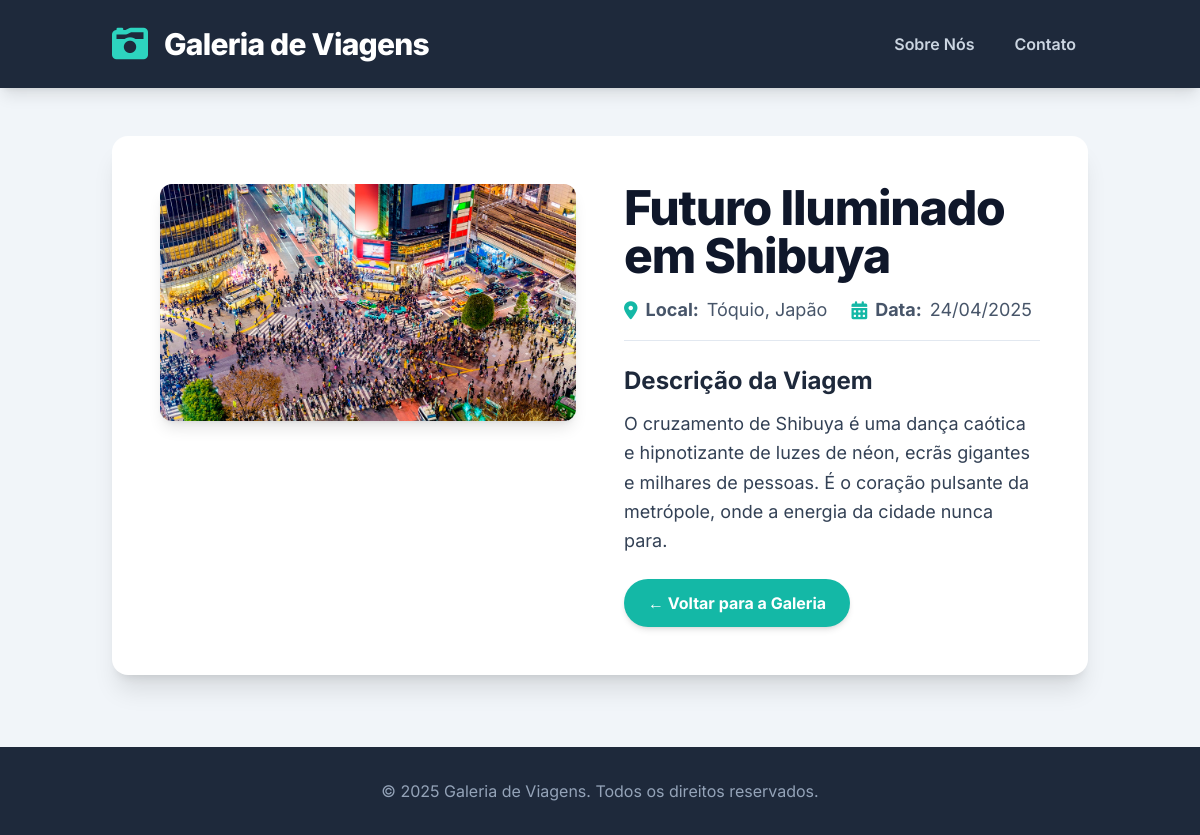
Page /foto/2/ on the committed database.
### fotos/models.py (models this page shows, shortened)
class Foto(models.Model):
    titulo = models.CharField(max_length=150, null=False, blank=False)
    local = models.CharField(max_length=100, null=False, blank=False)
    continente = models.CharField(max_length=30, choices=CONTINENTES, default="america-do-sul")
    estilo = models.CharField(max_length=30, choices=ESTILOS, default="paisagem")
    descricao = models.TextField()
    imagem = models.ImageField(upload_to='fotos/%Y/%m/%d/', blank=True)
    data_viagem = models.DateField(default=date.today)
    publicada = models.BooleanField(default=True)
    destaque = models.BooleanField(default=False, help_text="Marque para que esta foto possa aparecer na página inicial.")
    class Meta:
        verbose_name = 'Foto'
        verbose_name_plural = 'Fotos'
        ordering = ['-data_viagem']

### fotos/views.py (the view)
# urls.py: path('foto/<int:foto_id>/', views.detalhe_foto, name='detalhe_foto'),
def detalhe_foto(request, foto_id):
    foto = get_object_or_404(Foto, pk=foto_id)
    return render(request, 'fotos/detalhe_foto.html', {'foto': foto})

### fotos/templates/fotos/detalhe_foto.html (shortened to what this page needs)
{% extends 'fotos/base.html' %}
{% block content %}
<div class="bg-white rounded-2xl shadow-xl p-8 lg:p-12">
    <div class="flex flex-col md:flex-row gap-8 lg:gap-12">
        {% if foto.imagem %}
            <div class="md:w-1/2">
                <img src="{{ foto.imagem.url }}" alt="{{ foto.titulo }}" class="w-full h-auto object-cover rounded-xl shadow-lg">
            </div>
        {% endif %}
        <div class="md:w-1/2 flex flex-col">
            <h2 class="text-5xl font-extrabold text-slate-900 mb-4 tracking-tight">{{ foto.titulo }}</h2>
            <div class="mb-6 border-b border-slate-200 pb-4 flex flex-wrap gap-x-6 gap-y-2">
                <p class="text-slate-600 text-lg flex items-center gap-2">
                    <i class="fas fa-map-marker-alt text-teal-500"></i>
                    <strong>Local:</strong> {{ foto.local }}
                </p>
                <p class="text-slate-600 text-lg flex items-center gap-2">
                    <i class="fas fa-calendar-alt text-teal-500"></i>
                    <strong>Data:</strong> {{ foto.data_viagem|date:"d/m/Y" }}
                </p>
            </div>
            <h3 class="text-2xl font-bold text-slate-800 mb-3">Descrição da Viagem</h3>
            <p class="text-slate-700 text-lg leading-relaxed mb-6">{{ foto.descricao }}</p>
            <div class="mt-auto text-left">
                <a href="{% url 'index' %}" class="inline-block bg-teal-500 hover:bg-teal-600 text-white font-bold py-3 px-6 rounded-full transition-all duration-300 shadow-md hover:shadow-lg">&larr; Voltar para a Galeria</a>
            </div>
        </div>
    </div>
</div>
{% endblock %}

### fotos/templates/fotos/base.html (shortened to what this page needs)
{% load static %}
<!DOCTYPE html>
<html lang="pt-br">
<head>
    <script src="https://cdn.tailwindcss.com"></script>
    <link rel="stylesheet" href="https://cdnjs.cloudflare.com/ajax/libs/font-awesome/6.0.0-beta3/css/all.min.css">
</head>
<body class="bg-slate-100 text-slate-800">
    <header class="bg-slate-800 text-white shadow-lg">
        <div class="container mx-auto flex flex-col sm:flex-row items-center justify-between p-6">
            <div class="flex items-center mb-4 sm:mb-0">
                <div class="text-4xl mr-4 text-teal-400">
                    <i class="fas fa-camera-retro"></i>
                </div>
                <h1 class="text-3xl font-extrabold tracking-tight">
                    <a href="{% url 'index' %}" class="hover:text-teal-300 transition-colors duration-300">Galeria de Viagens</a>
                </h1>
            </div>
            <nav class="flex gap-x-4">
                <a href="{% url 'sobre_nos' %}" class="font-semibold text-slate-300 hover:text-white transition-colors duration-300 px-3 py-2 rounded-md">Sobre Nós</a>
                <a href="{% url 'contato' %}" class="font-semibold text-slate-300 hover:text-white transition-colors duration-300 px-3 py-2 rounded-md">Contato</a>
            </nav>
        </div>
    </header>
    <main class="container mx-auto p-6 mt-6">
        {% block content %}
        {% endblock %}
    </main>
    <footer class="mt-12 py-8 text-center bg-slate-800 text-slate-400">
        <div class="container mx-auto">
            <p>&copy; {% now "Y" %} Galeria de Viagens. Todos os direitos reservados.</p>
        </div>
    </footer>
</body>
</html>

### fotos/templates/fotos/base.html (style rules this page uses)
body { font-family: 'Inter', sans-serif; }

### rows in the picture
Foto: imagem (picture), titulo "Futuro Iluminado em Shibuya", local "Tóquio, Japão", data_viagem "24/04/2025", descricao "O cruzamento de Shibuya é uma dança caótica e hipnotizante de luzes de néon, ecrãs gigantes e milhares de pessoas. É o coração pulsante da metrópole, onde a energia da cidade nunca para."
